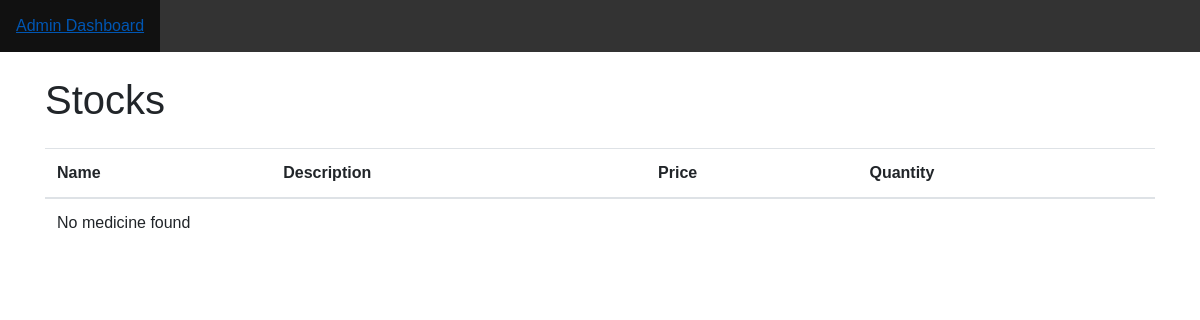
The page /admin-stocks.php on the database as committed earlier.
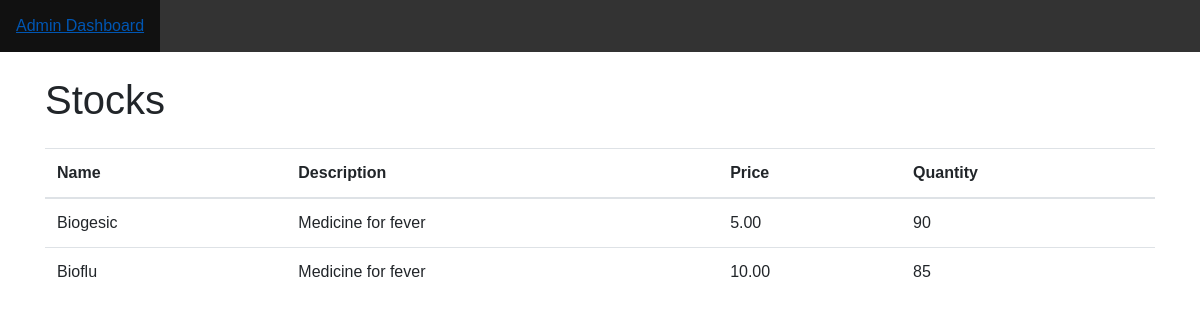
The same page on the database as committed later.
### tables this page shows
CREATE TABLE `medicine` (
  `id` int(11) NOT NULL,
  `medicine_name` varchar(100) NOT NULL,
  `description` text DEFAULT NULL,
  `price` decimal(10,2) NOT NULL,
  `quantity` int(11) NOT NULL
);

### admin-stocks.php (the view, shortened to what this page needs)
<!DOCTYPE html>
<html lang="en">
<head>
  <link rel="stylesheet" href="https://stackpath.bootstrapcdn.com/bootstrap/4.5.2/css/bootstrap.min.css">
</head>
<body>
    <ul>
        <li><a href="admin.php">Admin Dashboard</a></li>
        <div class="right" style="float: right;">
            <li>&nbsp;&nbsp;</li>
        </div>
    </ul>
  <div class="container">
    <h1 class="mt-4 mb-4">Stocks</h1>
    <table class="table">
      <thead>
        <tr>
          <th>Name</th>
          <th>Description</th>
          <th>Price</th>
          <th>Quantity</th>
        </tr>
      </thead>
      <tbody>
        <?php
        include 'connector.php';
        $sql = "SELECT * FROM medicine";
        $result = mysqli_query($conn, $sql);
        if (mysqli_num_rows($result) > 0) {
            while ($row = mysqli_fetch_assoc($result)) {
                echo "<tr>";
                echo "<td>" . $row['medicine_name'] . "</td>";
                echo "<td>" . $row['description'] . "</td>";
                echo "<td>" . $row['price'] . "</td>";
                echo "<td>" . $row['quantity'] . "</td>";
                echo "</tr>";
            }
        } else {
            echo "<tr><td colspan='4'>No medicine found</td></tr>";
        }
        ?>
      </tbody>
    </table>
  </div>
</body>
</html>

Rows that differ between the two databases and show on the page:
added medicine: medicine_name "Biogesic", description "Medicine for fever", price "5.00", quantity "90"
added medicine: medicine_name "Bioflu", description "Medicine for fever", price "10.00", quantity "85"
Other text that changed with them:
text no longer shown: "No medicine found"
